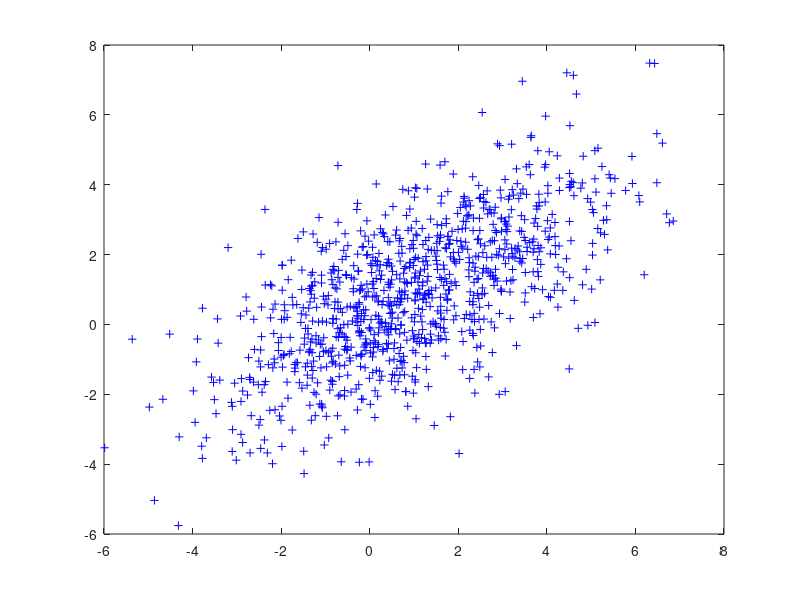
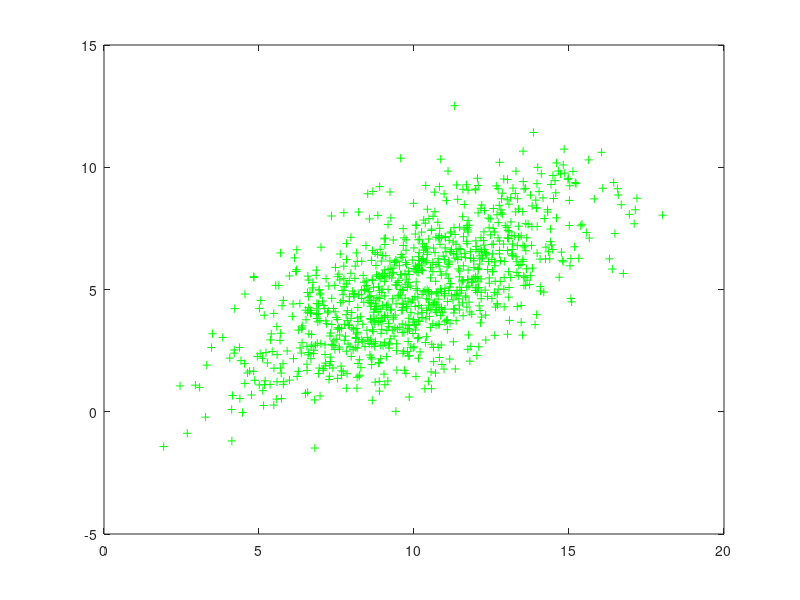

Source code (MATLAB) for these figures, in order: (Note: this script raises an error after producing the figures.)
clear all;close all; clc;

N = 1000;
% 資料1
m1 = [1;1]; % 平均
s1 = [5 3; 3 4]; % 共變異數
data1 = mvnrnd(m1, s1, N); % 產生高斯分佈資料

% 資料2
m2 = [10;5]; % 平均
s2 = [7 4; 4 5]; % 共變異數
data2 = mvnrnd(m2, s2, N); % 產生高斯分佈資料

% 顯示資料1
figure(1);
plot(data1(:,1),data1(:, 2),'b+');

% 顯示資料2
figure(2);
plot(data2(:,1),data2(:, 2),'g+');

% 資料1 ML估算結果
[est_mean1, est_var1] = Normal_MLEstimatior(data1);
% 資料2 ML估算結果
[est_mean2, est_var2] = Normal_MLEstimatior(data2);

% 常態分佈 maximum likelihood 
% X - 資料
function [est_mean, est_var] = Normal_MLEstimatior(X)
[N,tmp] = size(X);
% 常態分佈 平均估算
est_mean = sum(X) / N;

% 常態分佈 變異數估算
est_var = zeros(2);
for i = 1:N
    est_var = est_var + (X(i,:) - est_mean)' * (X(i,:) - est_mean);
end
est_var = est_var / N;
end 